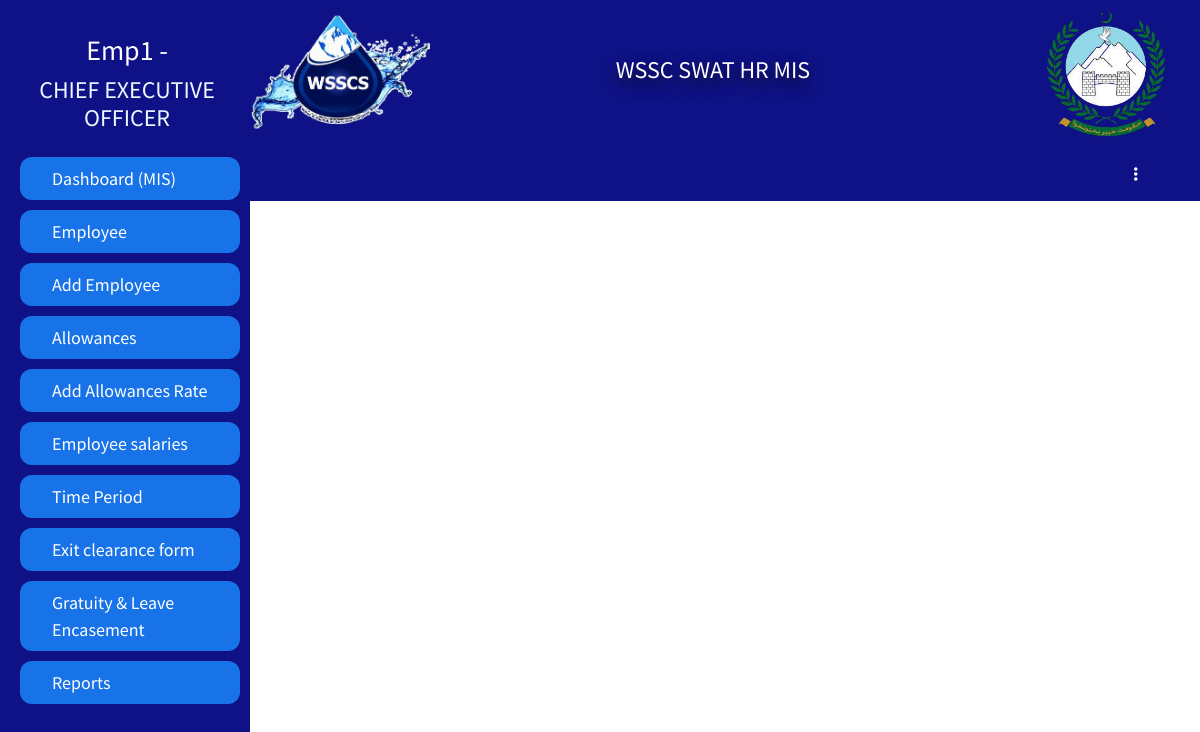
Page /hradmin/employeeCountotal.php (signed in) on the earlier database version.
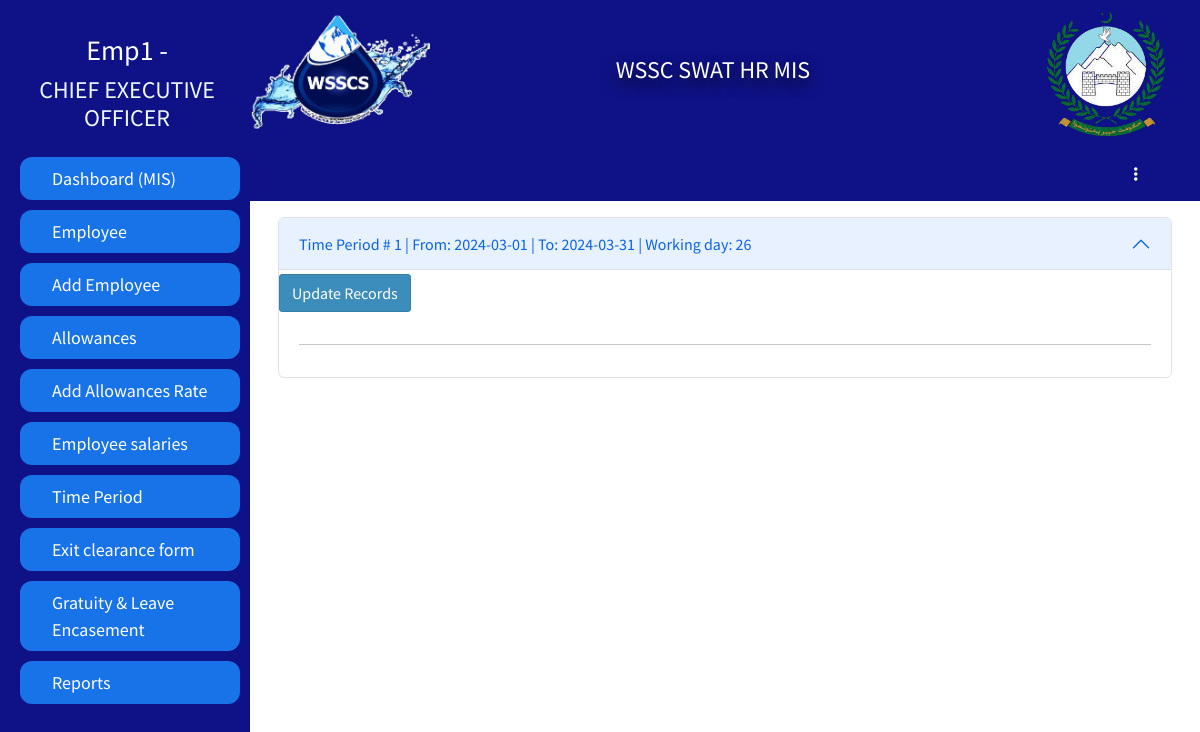
Same page on the later database version.
### tables this page shows
CREATE TABLE `employeedata` (
  `Id` int(11) NOT NULL,
  `image` varchar(255) DEFAULT NULL,
  `fName` varchar(255) DEFAULT NULL,
  `mName` varchar(255) DEFAULT NULL,
  `lName` varchar(255) DEFAULT NULL,
  `father_Name` varchar(255) DEFAULT NULL,
  `CNIC` varchar(15) DEFAULT NULL,
  `email` varchar(255) DEFAULT NULL,
  `pAddress` varchar(255) DEFAULT NULL,
  `cAddress` varchar(255) DEFAULT NULL,
  `city` varchar(255) DEFAULT NULL,
  `postAddress` varchar(255) DEFAULT NULL,
  `mNumber` varchar(15) DEFAULT NULL,
  `ofphNumber` varchar(15) DEFAULT NULL,
  `Alternate_Number` varchar(15) DEFAULT NULL,
  `DofB` varchar(20) DEFAULT NULL,
  `religion` varchar(255) DEFAULT NULL,
  `gender` varchar(10) DEFAULT NULL,
  `BlGroup` varchar(5) DEFAULT NULL,
  `Domicile` varchar(255) DEFAULT NULL,
  `MaritalStatus` varchar(255) DEFAULT NULL,
  `NextofKin` varchar(255) DEFAULT NULL,
  `NextofKinCellNumber` varchar(15) DEFAULT NULL,
  `ContactPerson` varchar(255) DEFAULT NULL,
  `CPCN` varchar(15) DEFAULT NULL,
  `Employement_Group` varchar(255) DEFAULT NULL,
  `Employee_Class` varchar(255) DEFAULT NULL,
  `Employee_Group` varchar(255) DEFAULT NULL,
  `Employee_Sub_Group` varchar(255) DEFAULT NULL,
  `Employee_Quota` varchar(255) DEFAULT NULL,
  `Salary_Bank` varchar(255) DEFAULT NULL,
  `Salary_Branch` varchar(255) DEFAULT NULL,
  `Account_No` varchar(255) DEFAULT NULL,
  `Pay_Type` varchar(255) DEFAULT NULL,
  `EOBI_No` varchar(255) DEFAULT NULL,
  `Bill_Walved_Off` varchar(255) DEFAULT NULL,
  `Weekly_Working_Days` int(11) DEFAULT NULL,
  `Bill_Waived_Off` varchar(255) DEFAULT NULL,
  `Employee_Pay_Classification` varchar(255) DEFAULT NULL,
  `Grade` varchar(255) DEFAULT NULL,
  `Department` varchar(255) DEFAULT NULL,
  `Job_Tiltle` varchar(255) DEFAULT NULL,
  `Salary_Mode` varchar(255) DEFAULT NULL,
  `Status` varchar(255) DEFAULT 'NEW',
  `EmployeeNo` int(11) DEFAULT NULL,
  `Employee_Manager` int(11) DEFAULT NULL,
  `Joining_Date` varchar(20) DEFAULT NULL,
  `Contract_Expiry_Date` varchar(20) DEFAULT NULL,
  `Last_Working_Date` varchar(20) DEFAULT NULL,
  `Attendance_Supervisor` int(11) DEFAULT NULL,
  `Duty_Location` varchar(255) DEFAULT NULL,
  `Duty_Point` varchar(255) DEFAULT NULL,
  `TypeEmp` varchar(255) DEFAULT NULL,
  `type` varchar(255) DEFAULT NULL,
  `DY_Supervisor` varchar(255) DEFAULT NULL,
  `leaveAlreadyAvailed` int(255) NOT NULL DEFAULT 34
);

CREATE TABLE `timeperiod` (
  `ID` int(11) NOT NULL,
  `DateOfSub` date DEFAULT NULL,
  `FromDate` date DEFAULT NULL,
  `ToDate` date DEFAULT NULL,
  `WrokingDays` int(11) DEFAULT NULL,
  `HRStatus` varchar(255) DEFAULT 'PENDING',
  `DateOfHRStatus` date DEFAULT NULL
);

### hradmin/employeeCountotal.php (the view, shortened to what this page needs)
<?php
if (!isset($_SESSION['loginid']) || !isset($_SESSION['EmployeeNumber']) || $_SESSION['Designation'] != 'HR manager') {
  error_log("Unauthorized access attempt. User: {$_SESSION['loginid']}");
  header("Location: ../logout.php");
  exit;
} else{
?>
<!DOCTYPE html>
<html lang="en">
<head>
    <?php include('link/links.php') ?>
</head>
<body>
    <div class="container-fluid m-auto p-0">
    <?php include('link/desigene/sidebar.php') ?>
    <div id="main">
        <?php include('link/desigene/navbar.php') ?>
            <div class="row m-3">
                <div class="col-12">
                    <div class="accordion" id="accordionExample">
                        <?php
                        $select = mysqli_query($conn, 'SELECT * FROM `timeperiod` ORDER BY `timeperiod`.`ID` DESC ');
                        $a = 1;
                        while ($rowofTP = mysqli_fetch_array($select)) {
                                        ?>
                            <form action="" method="post">
                                <div class="accordion-item">
                                    <h2 class="accordion-header" id="heading<?php echo $a ?>">
                                        <button class="accordion-button" type="button" data-bs-toggle="collapse" data-bs-target="#collapse<?php echo $a ?>" aria-expanded="true" aria-controls="collapse<?php echo $a ?>">
                                            Time Period # <?php echo $rowofTP['ID'] ?> | From: <?php echo $rowofTP['FromDate'] ?> | To: <?php echo $rowofTP['ToDate'] ?> | Working day: <?php echo $rowofTP['WrokingDays'] ?>
                                            <button type="submit" name="submit<?php echo $a ?>" class="btn btn-primary">Update Records</button>
                                        </button>
                                    </h2>
                                    <div id="collapse<?php echo $a ?>" class="accordion-collapse collapse show" aria-labelledby="heading<?php echo $a ?>" data-bs-parent="#accordionExample">
                                        <div class="accordion-body">
                                            <div class="accordion table-responsive" id="employeeAccordion<?php echo $a ?>">
                                                    <?php
                                                echo"<hr>";
                                                ?>
                                            </div>
                                        </div>
                                    </div>
                                </div>
                            </form>
                        <?php
                            $a++;
                        }
                        ?>
                    </div>
                </div>
            </div>
        </div>
    </div>
</body>
</html>
<?php } ?>

### hradmin/link/links.php (shortened to what this page needs)
<link href="https://cdn.jsdelivr.net/npm/bootstrap@5.3.1/dist/css/bootstrap.min.css" rel="stylesheet">
<link rel="stylesheet" href="https://cdnjs.cloudflare.com/ajax/libs/font-awesome/4.7.0/css/font-awesome.min.css">
<link rel="stylesheet" href="https://cdn.jsdelivr.net/npm/bootstrap-icons@1.10.3/font/bootstrap-icons.css">
<link href="https://cdn.jsdelivr.net/npm/bootstrap@5.2.3/dist/css/bootstrap.min.css" rel="stylesheet">
<link rel="stylesheet" href="../dist/css/AdminLTE.min.css">
<link rel="stylesheet" href="../dist/css/skins/_all-skins.min.css">
<link rel="stylesheet" href="../dist/select2/select2.min.css">
<link rel="stylesheet" href="../dist/sweat-alerts/sweetalert.css">
<link href="css/style.css" rel="stylesheet">
<link rel="stylesheet" href="https://code.jquery.com/ui/1.12.1/themes/base/jquery-ui.css">

### hradmin/link/desigene/sidebar.php (shortened to what this page needs)
<div id="mySidenav" class="sidenav">
  <div class="row w-100">
  <div class="profile col-12">
  <?php
      $emil= $_SESSION['EmployeeNumber'];
      include('../link/desigene/db.php');
      $selectsession=mysqli_query($conn,"SELECT * FROM `employeedata` WHERE `EmployeeNo`='$emil'");
      while($row=mysqli_fetch_array($selectsession)){
      ?>
      <h3> <?php echo $row['fName']?> <?php echo $row['lName']?></h3>
      <h4> <?php echo $row['Job_Tiltle']?></h4>
      <?php }?>
  </div>
  </div>
              <a href="index.php" class="nav-link mt-3">Dashboard (MIS)</a>
              <a href="EmployementData.php" class="nav-link">
                  Employee
                </a>
              <a class="dropbtn nav-link" href="employeePersonalInfo.php">
                  Add Employee
                </a>
                <a href="allowances_details.php" class="nav-link">
                  Allowances
                </a>
                <a href="allowancepay.php" class="nav-link">
                 Add Allowances Rate
                </a>
                <a href="employeeCountotal.php" class="nav-link">
                 Employee salaries
                </a>
                <a href="timepriod.php" class="nav-link">
                 Time Period
                </a>
                <a href="EXITCLEARANCEFORM.php" class="nav-link">
                  Exit clearance form
                </a>
                <a href="Gratuity.php">
                Gratuity & Leave Encasement
                </a>
                <a href="Leaves.php" class="nav-link">
                  Reports
                </a>
              </div>

### hradmin/link/desigene/navbar.php (shortened to what this page needs)
<nav class="navbar header">
  <div class="row w-100">
    <div class="col-md-3 col-lg-2 col-sm-12 mx-auto">
      <img src="../image/1662096718940.jpg" width="180px" alt="">
    </div>
    <div class="col-md-6 col-sm-12 col-lg-8 mx-auto">
      <h4 class="text-white text-center m-5" style="text-shadow: 0px 6px 15px #111;">WSSC SWAT HR MIS</h4>
    </div>
    <div class="col-md-3 col-lg-2 col-sm-12 mx-auto">
      <img src="../image/image-removebg-preview.png" width="128px" alt="">
    </div>
  </div>
</nav>
<nav class="navbar header">
  <div class="row w-100">
    <div class="col-lg-11 col-md-11 col-sm-12"></div>
    <div class="col-lg-1 col-md-1 col-sm-12">
    <div class="dropstart">
            <button type="button" class="btn text-white" data-bs-toggle="dropdown" aria-expanded="false">
            <i class="fa-solid fa-ellipsis-vertical"></i>
            </button>
          </div>
    </div>
  </div>
</nav>

### hradmin/css/style.css (style rules this page uses)
.sidenav { height: 100%; width: 250px; position: fixed; z-index: 1; top: 0; left: 0; background-color: #0f1286; overflow-x: hidden; transition: 0.5s; padding-top: 10px; }
.sidenav a { padding: 8px 8px 8px 32px; text-decoration: none; font-size: 10px !important; color: #fff; display: block; transition: 0.3s; background-color: #1873e8; margin-left: 20px; margin-right: 10px; margin-top: 10px; border-radius: 12px; }
#main { transition: margin-left .5s; margin-left: 250px; }
.header { background-color: #0f1286; }
.profile { padding-left: 40px; }
.profile h3 { color: #fff; }
.profile h4 { color: aliceblue; }
.sidenav a { padding: 8px 8px 8px 32px; text-decoration: none; font-size: 18px !important; color: #fff; display: block; transition: 0.3s; background-color: #1873e8; margin-left: 20px; margin-right: 10px; margin-top: 10px; border-radius: 12px; }

### hradmin/employeeCountotal.php (style rules this page uses)
h4, h3 { text-align: center; }

Differences in the rows shown:
added timeperiod: ID "1", FromDate "2024-03-01", ToDate "2024-03-31", WrokingDays "26"
